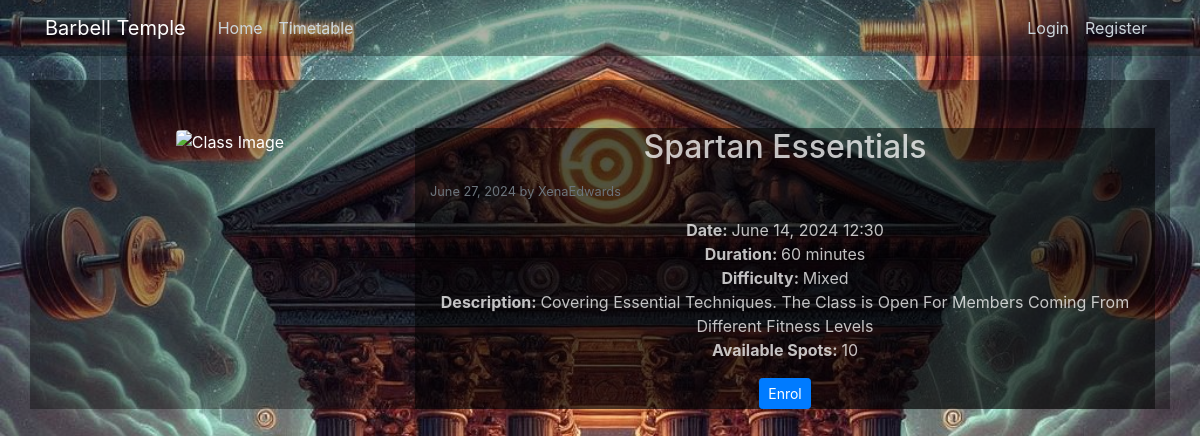
Page /barbellclass/17 on the committed database.
### barbell_classes/models.py (models this page shows, shortened)
class BarbellClass(models.Model):
    title = models.CharField(max_length=100, help_text="Enter the title of the barbell class (e.g., 'Beginner Strength Training')")
    image = CloudinaryField('image', default='placeholder')
    date_posted = models.DateTimeField(default=timezone.now, editable=False)
    author = models.ForeignKey(User, on_delete=models.CASCADE)
    class_datetime = models.DateTimeField(default=timezone.now, help_text="Enter the date and time of the class (yyyy/mm/dd hours:minutes)")
    duration = models.TextField(default='', help_text="Enter the duration of the class (e.g., '1 hour')")
    difficulty = models.TextField(default='', help_text="Enter the difficulty level of the class (e.g., 'Beginner', 'Intermediate', 'Advanced')")
    description = models.TextField(help_text="Provide a detailed description of the class")
    available_spots = models.IntegerField(default=0, help_text="Number of available spots")
    class Meta:
        verbose_name = "Barbell Class"
        verbose_name_plural = "Barbell Classes"

### barbell_classes/views.py (the view)
# urls.py: path('barbellclass/<int:pk>', BarbellClassDetailView.as_view(), name='barbellclass-detail'),
class BarbellClassDetailView(DetailView):
    model = BarbellClass
    def get_context_data(self, **kwargs):
        context = super().get_context_data(**kwargs)
        if self.request.user.is_authenticated:
            context['is_enrolled'] = Enrollment.objects.filter(
                user=self.request.user,
                barbell_class=self.object
            ).exists()
        else:
            context['is_enrolled'] = False
        return context

### barbell_classes/templates/barbell_classes/barbellclass_detail.html (shortened to what this page needs)
{% extends "barbell_classes/base.html" %}
{% block content %}
    <div class="container mt-5">
        <div class="row">
            <div class="col-md-4">
                <img class="img-fluid rounded" src="{{ object.image.url }}" alt="Class Image">
            </div>
            <div class="col-md-8">
                <h2 class="mb-3">{{ object.title }}</h2>
                <div class="d-flex justify-content-between align-items-center mb-3">
                    <small class="text-muted">{{ object.date_posted|date:"F d, Y" }} by {{ object.author }}</small>
                </div>
                <ul class="list-unstyled">
                    <li><strong>Date: </strong>{{ object.class_datetime|date:"F d, Y H:i" }}</li>
                    <li><strong>Duration: </strong>{{ object.duration }}</li>
                    <li><strong>Difficulty: </strong>{{ object.difficulty }}</li>
                    <li><strong>Description: </strong>{{ object.description }}</li>
                    <li><strong>Available Spots: </strong>{{ object.available_spots }}</li>
                </ul>
                {% if object.available_spots > 0 %}
                    {% if object.author == user %}
                        <div class="mt-3">
                            <a class="btn btn-secondary btn-sm" href="{% url 'barbellclass-update' object.id %}">Update</a>
                            <a class="btn btn-danger btn-sm" href="{% url 'barbellclass-delete' object.id %}">Delete</a>
                        </div>
                    {% elif not user.is_staff and not user.is_superuser %}
                        <div class="mt-3">
                            {% if user.is_authenticated %}
                                {% if is_enrolled %}
                                    <form method="post" action="{% url 'barbellclass-unenrol' object.id %}" onsubmit="return confirmUnenrol()">
                                        {% csrf_token %}
                                        <button type="submit" class="btn btn-danger btn-sm">Unenrol</button>
                                    </form>
                                {% else %}
                                    <form method="post" action="{% url 'barbellclass-enrol' object.id %}" onsubmit="return confirmEnrol()">
                                        {% csrf_token %}
                                        <button type="submit" class="btn btn-primary btn-sm">Enrol</button>
                                    </form>
                                {% endif %}
                            {% else %}
                                <a class="btn btn-primary btn-sm" href="{% url 'login' %}?next={{ request.path }}">Enrol</a>
                            {% endif %}
                        </div>
                    {% endif %}
                {% else %}
                    <p>No available spots left.</p>
                {% endif %}
            </div>
        </div>
    </div>
{% endblock content %}

### barbell_classes/static/barbell_classes/main.css (style rules this page uses)
body { background: url('/media/barbelltemplebackground.jpg') no-repeat center center fixed; background-size: cover; color: gray; margin-top: 5rem; text-align: center; }
h1, h2, h3, h4, h5, h6 { color: rgba(255,255,255,.75); }
ul { margin: 0; }
.col-md-8 { -ms-flex: 0 0 66.666667%; flex: 0 0 66.666667%; max-width: 66.666667%; color:rgba(255,255,255,.75); background: rgba(0,0,0,.5); }
.text-muted { color: rgba(255,255,255,.75); }

### rows in the picture
BarbellClass: title "Spartan Essentials", date_posted "June 27, 2024", author "XenaEdwards", class_datetime "June 14, 2024 12:30", duration "60 minutes", difficulty "Mixed", description "Covering Essential Techniques. The Class is Open For Members Coming From Different Fitness Levels", available_spots "10"
